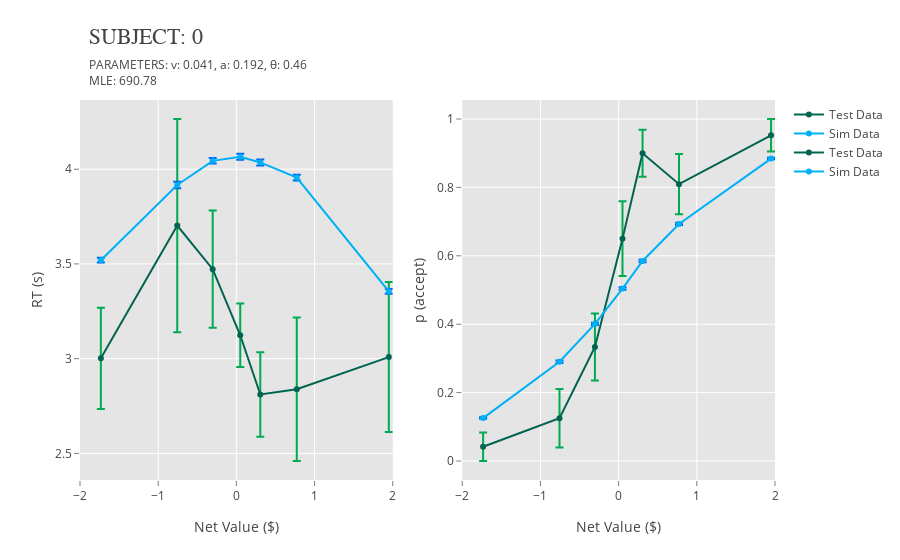
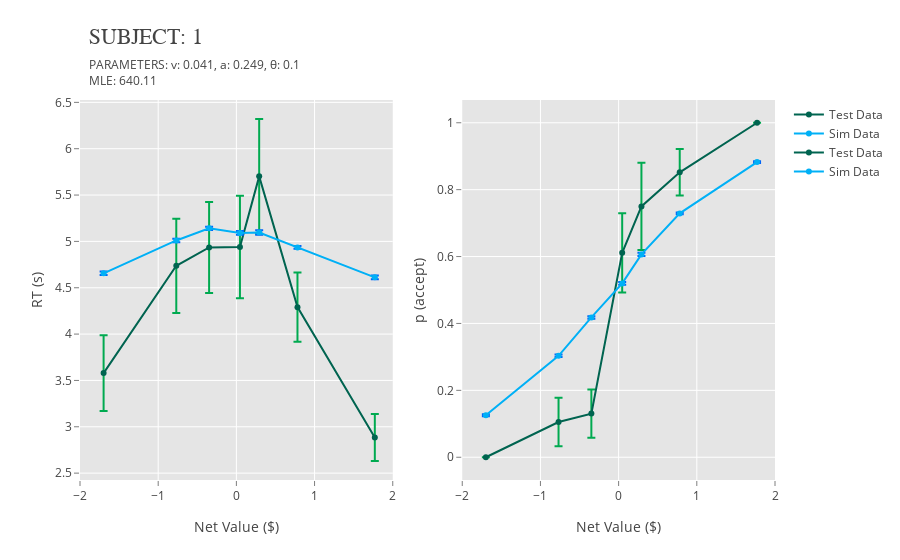
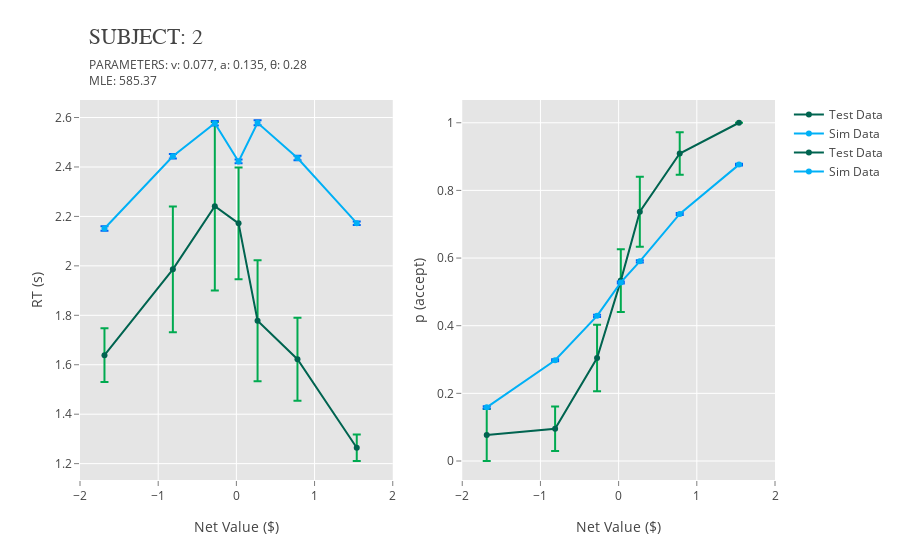
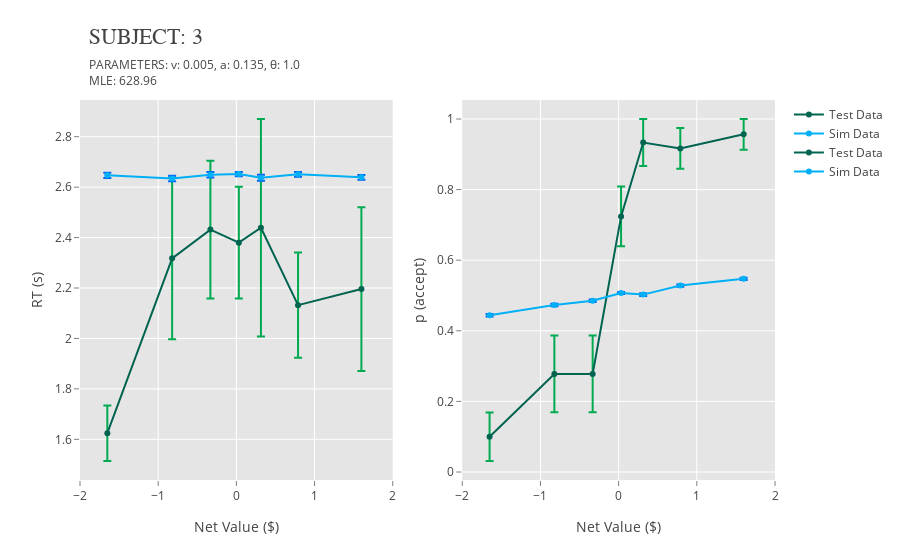

These figures' notebook cell, in order:
### Markdown cell above
# Plot All Individuals

### Code cell
for i in range(23):
    mplot.plotly_combined(i, subject_data, test_expdata, subj_params_df)

### Figure 1 — Plotly figure (JSON) as saved in the notebook; plotly's stock layout.template omitted (floating-point values rounded to 4 significant figures)
{"data": [{"error_y": {"array": [0.2669, 0.5626, 0.3093, 0.1677, 0.2225, 0.3784, 0.3959], "color": "rgb(0,170,80)", "type": "data", "visible": true}, "line": {"color": "rgb(0,100,80)"}, "mode": "lines+markers", "name": "Test Data", "type": "scatter", "x": [-1.733, -0.7562, -0.3029, 0.0495, 0.306, 0.7724, 1.95], "y": [3.002, 3.702, 3.472, 3.123, 2.811, 2.838, 3.008]}, {"error_y": {"array": [0.01232, 0.01701, 0.01453, 0.016, 0.01571, 0.01507, 0.01251], "color": "rgb(0,100,246)", "type": "data", "visible": true}, "line": {"color": "rgb(0,176,246)"}, "mode": "lines+markers", "name": "Sim Data", "type": "scatter", "x": [-1.733, -0.7562, -0.3029, 0.0495, 0.306, 0.7724, 1.95], "y": [3.52, 3.917, 4.044, 4.065, 4.036, 3.956, 3.355]}, {"error_y": {"array": [0.04167, 0.08539, 0.09829, 0.1094, 0.06882, 0.08781, 0.04762], "color": "rgb(0,170,80)", "type": "data", "visible": true}, "line": {"color": "rgb(0,100,80)"}, "mode": "lines+markers", "name": "Test Data", "type": "scatter", "x": [-1.733, -0.7562, -0.3029, 0.0495, 0.306, 0.7724, 1.95], "xaxis": "x2", "y": [0.04167, 0.125, 0.3333, 0.65, 0.9, 0.8095, 0.9524], "yaxis": "y2"}, {"error_y": {"array": [0.002154, 0.00365, 0.00324, 0.003614, 0.003566, 0.003244, 0.002223], "color": "rgb(0,100,246)", "type": "data", "visible": true}, "line": {"color": "rgb(0,176,246)"}, "mode": "lines+markers", "name": "Sim Data", "type": "scatter", "x": [-1.733, -0.7562, -0.3029, 0.0495, 0.306, 0.7724, 1.95], "xaxis": "x2", "y": [0.1255, 0.2902, 0.4007, 0.5042, 0.585, 0.6932, 0.8842], "yaxis": "y2"}], "layout": {"annotations": [{"showarrow": false, "text": "PARAMETERS: v: 0.041, a: 0.192, θ: 0.46", "x": 0.01, "xref": "paper", "y": 1.12, "yref": "paper"}, {"showarrow": false, "text": "MLE: 690.78", "x": 0.01, "xref": "paper", "y": 1.08, "yref": "paper"}, {"font": {"family": "Arial, sans-serif", "size": 22}, "showarrow": false, "text": "SUBJECT: 0", "x": 0.01, "xref": "paper", "y": 1.2, "yref": "paper"}], "paper_bgcolor": "rgb(255,255,255)", "plot_bgcolor": "rgb(229,229,229)", "xaxis": {"domain": [0, 0.45], "gridcolor": "rgb(255,255,255)", "range": [-2, 2], "showgrid": true, "showline": false, "showticklabels": true, "tickcolor": "rgb(127,127,127)", "ticks": "outside", "title": "Net Value ($)", "zeroline": false}, "xaxis2": {"domain": [0.55, 1], "gridcolor": "rgb(255,255,255)", "range": [-2, 2], "showgrid": true, "showline": false, "showticklabels": true, "tickcolor": "rgb(127,127,127)", "ticks": "outside", "title": "Net Value ($)", "zeroline": false}, "yaxis1": {"anchor": "x1", "gridcolor": "rgb(255,255,255)", "range": [0], "showgrid": true, "showline": false, "showticklabels": true, "tickcolor": "rgb(127,127,127)", "ticks": "outside", "title": "RT (s)", "zeroline": false}, "yaxis2": {"anchor": "x2", "gridcolor": "rgb(255,255,255)", "range": [0], "showgrid": true, "showline": false, "showticklabels": true, "tickcolor": "rgb(127,127,127)", "ticks": "outside", "title": "p (accept)", "zeroline": false}}}

### Figure 2 — Plotly figure (JSON) as saved in the notebook; plotly's stock layout.template omitted (floating-point values rounded to 4 significant figures)
{"data": [{"error_y": {"array": [0.4081, 0.5085, 0.4915, 0.5531, 0.619, 0.3733, 0.2537], "color": "rgb(0,170,80)", "type": "data", "visible": true}, "line": {"color": "rgb(0,100,80)"}, "mode": "lines+markers", "name": "Test Data", "type": "scatter", "x": [-1.698, -0.7684, -0.3487, 0.04556, 0.2917, 0.7815, 1.771], "y": [3.579, 4.737, 4.934, 4.939, 5.702, 4.291, 2.885]}, {"error_y": {"array": [0.01896, 0.01878, 0.01744, 0.01964, 0.02399, 0.01568, 0.01932], "color": "rgb(0,100,246)", "type": "data", "visible": true}, "line": {"color": "rgb(0,176,246)"}, "mode": "lines+markers", "name": "Sim Data", "type": "scatter", "x": [-1.698, -0.7684, -0.3487, 0.04556, 0.2917, 0.7815, 1.771], "y": [4.656, 5.01, 5.141, 5.091, 5.096, 4.935, 4.612]}, {"error_y": {"array": [0, 0.07234, 0.0718, 0.1182, 0.1306, 0.06967, 0], "color": "rgb(0,170,80)", "type": "data", "visible": true}, "line": {"color": "rgb(0,100,80)"}, "mode": "lines+markers", "name": "Test Data", "type": "scatter", "x": [-1.698, -0.7684, -0.3487, 0.04556, 0.2917, 0.7815, 1.771], "xaxis": "x2", "y": [0, 0.1053, 0.1304, 0.6111, 0.75, 0.8519, 1], "yaxis": "y2"}, {"error_y": {"array": [0.002744, 0.003602, 0.003574, 0.00406, 0.004886, 0.002926, 0.002752], "color": "rgb(0,100,246)", "type": "data", "visible": true}, "line": {"color": "rgb(0,176,246)"}, "mode": "lines+markers", "name": "Sim Data", "type": "scatter", "x": [-1.698, -0.7684, -0.3487, 0.04556, 0.2917, 0.7815, 1.771], "xaxis": "x2", "y": [0.1255, 0.3033, 0.4179, 0.5198, 0.6065, 0.729, 0.8824], "yaxis": "y2"}], "layout": {"annotations": [{"showarrow": false, "text": "PARAMETERS: v: 0.041, a: 0.249, θ: 0.1", "x": 0.01, "xref": "paper", "y": 1.12, "yref": "paper"}, {"showarrow": false, "text": "MLE: 640.11", "x": 0.01, "xref": "paper", "y": 1.08, "yref": "paper"}, {"font": {"family": "Arial, sans-serif", "size": 22}, "showarrow": false, "text": "SUBJECT: 1", "x": 0.01, "xref": "paper", "y": 1.2, "yref": "paper"}], "paper_bgcolor": "rgb(255,255,255)", "plot_bgcolor": "rgb(229,229,229)", "xaxis": {"domain": [0, 0.45], "gridcolor": "rgb(255,255,255)", "range": [-2, 2], "showgrid": true, "showline": false, "showticklabels": true, "tickcolor": "rgb(127,127,127)", "ticks": "outside", "title": "Net Value ($)", "zeroline": false}, "xaxis2": {"domain": [0.55, 1], "gridcolor": "rgb(255,255,255)", "range": [-2, 2], "showgrid": true, "showline": false, "showticklabels": true, "tickcolor": "rgb(127,127,127)", "ticks": "outside", "title": "Net Value ($)", "zeroline": false}, "yaxis1": {"anchor": "x1", "gridcolor": "rgb(255,255,255)", "range": [0], "showgrid": true, "showline": false, "showticklabels": true, "tickcolor": "rgb(127,127,127)", "ticks": "outside", "title": "RT (s)", "zeroline": false}, "yaxis2": {"anchor": "x2", "gridcolor": "rgb(255,255,255)", "range": [0], "showgrid": true, "showline": false, "showticklabels": true, "tickcolor": "rgb(127,127,127)", "ticks": "outside", "title": "p (accept)", "zeroline": false}}}

### Figure 3 — Plotly figure (JSON) as saved in the notebook; plotly's stock layout.template omitted (floating-point values rounded to 4 significant figures)
{"data": [{"error_y": {"array": [0.1088, 0.254, 0.3409, 0.2261, 0.2448, 0.1677, 0.05382], "color": "rgb(0,170,80)", "type": "data", "visible": true}, "line": {"color": "rgb(0,100,80)"}, "mode": "lines+markers", "name": "Test Data", "type": "scatter", "x": [-1.687, -0.8124, -0.2757, 0.028, 0.2711, 0.7814, 1.54], "y": [1.639, 1.986, 2.241, 2.172, 1.778, 1.622, 1.264]}, {"error_y": {"array": [0.009544, 0.008992, 0.00928, 0.007679, 0.01045, 0.008895, 0.007174], "color": "rgb(0,100,246)", "type": "data", "visible": true}, "line": {"color": "rgb(0,176,246)"}, "mode": "lines+markers", "name": "Sim Data", "type": "scatter", "x": [-1.687, -0.8124, -0.2757, 0.028, 0.2711, 0.7814, 1.54], "y": [2.151, 2.444, 2.577, 2.422, 2.579, 2.436, 2.173]}, {"error_y": {"array": [0.07692, 0.06564, 0.0981, 0.09264, 0.1038, 0.06273, 0], "color": "rgb(0,170,80)", "type": "data", "visible": true}, "line": {"color": "rgb(0,100,80)"}, "mode": "lines+markers", "name": "Test Data", "type": "scatter", "x": [-1.687, -0.8124, -0.2757, 0.028, 0.2711, 0.7814, 1.54], "xaxis": "x2", "y": [0.07692, 0.09524, 0.3043, 0.5333, 0.7368, 0.9091, 1], "yaxis": "y2"}, {"error_y": {"array": [0.003204, 0.003157, 0.003265, 0.002883, 0.00357, 0.002993, 0.002273], "color": "rgb(0,100,246)", "type": "data", "visible": true}, "line": {"color": "rgb(0,176,246)"}, "mode": "lines+markers", "name": "Sim Data", "type": "scatter", "x": [-1.687, -0.8124, -0.2757, 0.028, 0.2711, 0.7814, 1.54], "xaxis": "x2", "y": [0.1586, 0.2979, 0.4291, 0.5279, 0.5903, 0.7304, 0.8762], "yaxis": "y2"}], "layout": {"annotations": [{"showarrow": false, "text": "PARAMETERS: v: 0.077, a: 0.135, θ: 0.28", "x": 0.01, "xref": "paper", "y": 1.12, "yref": "paper"}, {"showarrow": false, "text": "MLE: 585.37", "x": 0.01, "xref": "paper", "y": 1.08, "yref": "paper"}, {"font": {"family": "Arial, sans-serif", "size": 22}, "showarrow": false, "text": "SUBJECT: 2", "x": 0.01, "xref": "paper", "y": 1.2, "yref": "paper"}], "paper_bgcolor": "rgb(255,255,255)", "plot_bgcolor": "rgb(229,229,229)", "xaxis": {"domain": [0, 0.45], "gridcolor": "rgb(255,255,255)", "range": [-2, 2], "showgrid": true, "showline": false, "showticklabels": true, "tickcolor": "rgb(127,127,127)", "ticks": "outside", "title": "Net Value ($)", "zeroline": false}, "xaxis2": {"domain": [0.55, 1], "gridcolor": "rgb(255,255,255)", "range": [-2, 2], "showgrid": true, "showline": false, "showticklabels": true, "tickcolor": "rgb(127,127,127)", "ticks": "outside", "title": "Net Value ($)", "zeroline": false}, "yaxis1": {"anchor": "x1", "gridcolor": "rgb(255,255,255)", "range": [0], "showgrid": true, "showline": false, "showticklabels": true, "tickcolor": "rgb(127,127,127)", "ticks": "outside", "title": "RT (s)", "zeroline": false}, "yaxis2": {"anchor": "x2", "gridcolor": "rgb(255,255,255)", "range": [0], "showgrid": true, "showline": false, "showticklabels": true, "tickcolor": "rgb(127,127,127)", "ticks": "outside", "title": "p (accept)", "zeroline": false}}}

### Figure 4 — Plotly figure (JSON) as saved in the notebook; plotly's stock layout.template omitted (floating-point values rounded to 4 significant figures)
{"data": [{"error_y": {"array": [0.1103, 0.3208, 0.2733, 0.2211, 0.4312, 0.2091, 0.3247], "color": "rgb(0,170,80)", "type": "data", "visible": true}, "line": {"color": "rgb(0,100,80)"}, "mode": "lines+markers", "name": "Test Data", "type": "scatter", "x": [-1.65, -0.8217, -0.3322, 0.03138, 0.314, 0.7888, 1.599], "y": [1.624, 2.318, 2.432, 2.38, 2.439, 2.132, 2.196]}, {"error_y": {"array": [0.0105, 0.01085, 0.01094, 0.008649, 0.01194, 0.009517, 0.009618], "color": "rgb(0,100,246)", "type": "data", "visible": true}, "line": {"color": "rgb(0,176,246)"}, "mode": "lines+markers", "name": "Sim Data", "type": "scatter", "x": [-1.65, -0.8217, -0.3322, 0.03138, 0.314, 0.7888, 1.599], "y": [2.647, 2.634, 2.649, 2.652, 2.638, 2.651, 2.639]}, {"error_y": {"array": [0.06882, 0.1086, 0.1086, 0.08447, 0.06667, 0.05763, 0.04348], "color": "rgb(0,170,80)", "type": "data", "visible": true}, "line": {"color": "rgb(0,100,80)"}, "mode": "lines+markers", "name": "Test Data", "type": "scatter", "x": [-1.65, -0.8217, -0.3322, 0.03138, 0.314, 0.7888, 1.599], "xaxis": "x2", "y": [0.1, 0.2778, 0.2778, 0.7241, 0.9333, 0.9167, 0.9565], "yaxis": "y2"}, {"error_y": {"array": [0.003516, 0.003726, 0.00373, 0.002939, 0.004086, 0.003225, 0.003285], "color": "rgb(0,100,246)", "type": "data", "visible": true}, "line": {"color": "rgb(0,176,246)"}, "mode": "lines+markers", "name": "Sim Data", "type": "scatter", "x": [-1.65, -0.8217, -0.3322, 0.03138, 0.314, 0.7888, 1.599], "xaxis": "x2", "y": [0.4441, 0.473, 0.485, 0.507, 0.5025, 0.5282, 0.5472], "yaxis": "y2"}], "layout": {"annotations": [{"showarrow": false, "text": "PARAMETERS: v: 0.005, a: 0.135, θ: 1.0", "x": 0.01, "xref": "paper", "y": 1.12, "yref": "paper"}, {"showarrow": false, "text": "MLE: 628.96", "x": 0.01, "xref": "paper", "y": 1.08, "yref": "paper"}, {"font": {"family": "Arial, sans-serif", "size": 22}, "showarrow": false, "text": "SUBJECT: 3", "x": 0.01, "xref": "paper", "y": 1.2, "yref": "paper"}], "paper_bgcolor": "rgb(255,255,255)", "plot_bgcolor": "rgb(229,229,229)", "xaxis": {"domain": [0, 0.45], "gridcolor": "rgb(255,255,255)", "range": [-2, 2], "showgrid": true, "showline": false, "showticklabels": true, "tickcolor": "rgb(127,127,127)", "ticks": "outside", "title": "Net Value ($)", "zeroline": false}, "xaxis2": {"domain": [0.55, 1], "gridcolor": "rgb(255,255,255)", "range": [-2, 2], "showgrid": true, "showline": false, "showticklabels": true, "tickcolor": "rgb(127,127,127)", "ticks": "outside", "title": "Net Value ($)", "zeroline": false}, "yaxis1": {"anchor": "x1", "gridcolor": "rgb(255,255,255)", "range": [0], "showgrid": true, "showline": false, "showticklabels": true, "tickcolor": "rgb(127,127,127)", "ticks": "outside", "title": "RT (s)", "zeroline": false}, "yaxis2": {"anchor": "x2", "gridcolor": "rgb(255,255,255)", "range": [0], "showgrid": true, "showline": false, "showticklabels": true, "tickcolor": "rgb(127,127,127)", "ticks": "outside", "title": "p (accept)", "zeroline": false}}}
